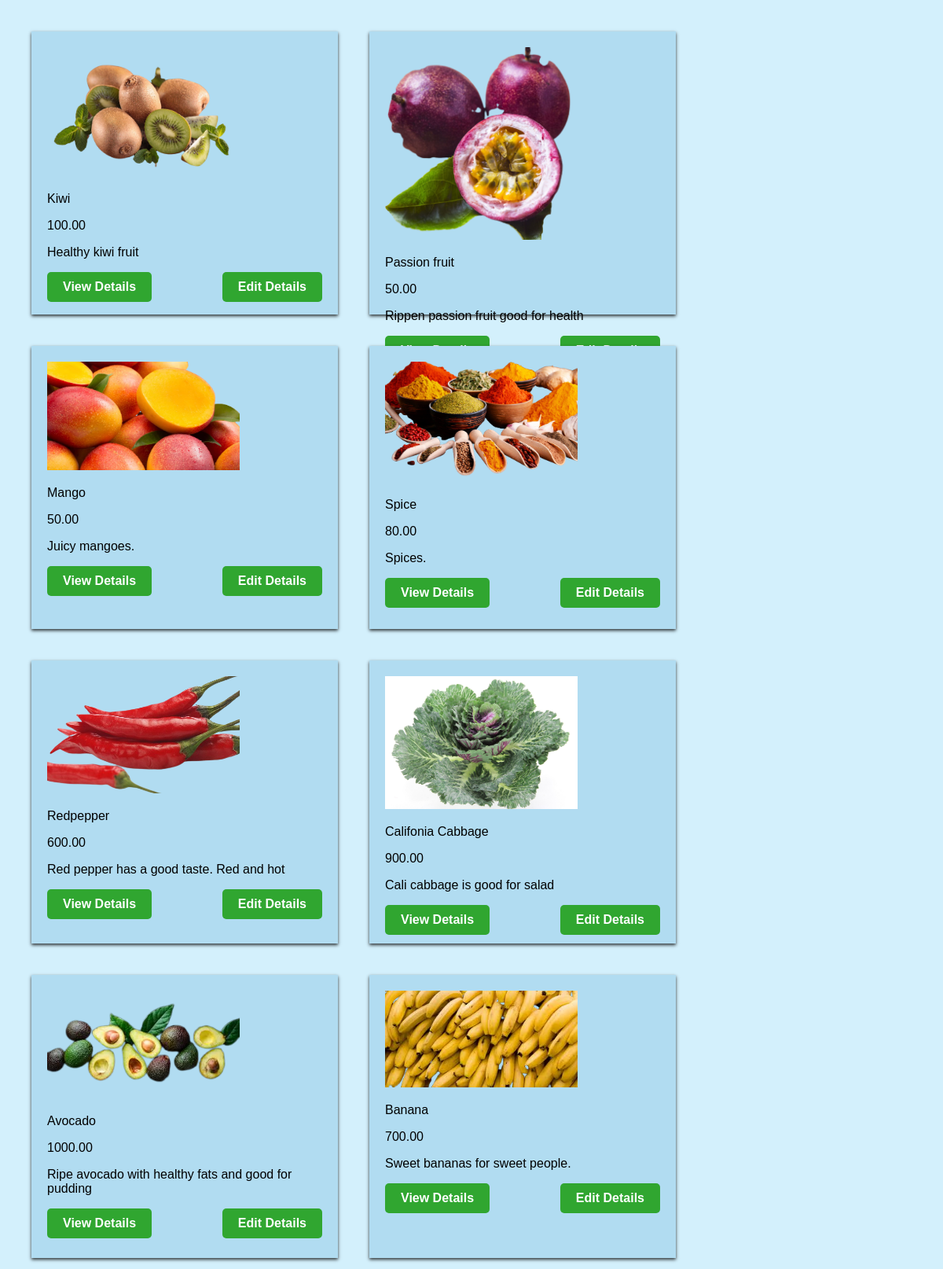
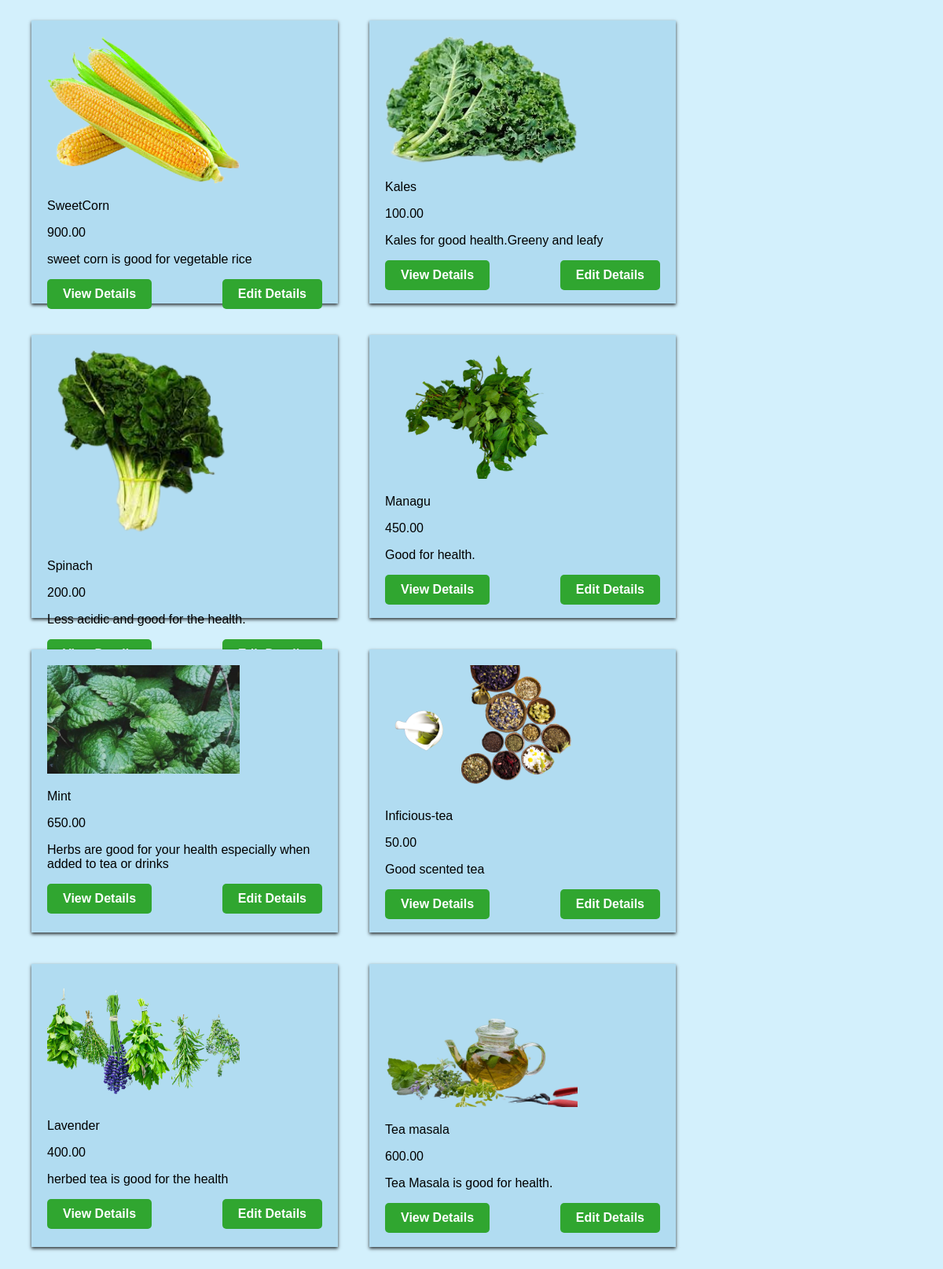
/inventory/products/list, run on the app's committed database (2 pictures, top to bottom).
### inventory/models.py (models this page shows)
class Product(models.Model):
    Vendor = models.ForeignKey(Vendor,null=True,on_delete=models.CASCADE)
    name=models.CharField(max_length=32)
    price=models.DecimalField(max_digits=8,decimal_places=2)
    description=models.TextField()
    image=models.ImageField(upload_to='images/')
    date_created=models.DateTimeField(auto_now_add=True)
    date_updated=models.DateTimeField(auto_now=True)
    stock=models.PositiveIntegerField()

### inventory/views.py (the view)
# urls.py: path("products/list",products_list_view,name ="products_list_view"),
def products_list_view(request):
    products = Product.objects.all()
    return render(request,"inventory/products_list.html",{"products":products})

### templates/inventory/products_list.html (shortened to what this page needs)
<!DOCTYPE html>
<html lang="en">
<head>
    </head>
    <body>
<div class="product-container">
        {% for product in products %}
        <div class="product">
            <img src="{{ product.image.url }}" alt="{{ product.title}}" class="images">
            <p class="product-title"> {{product.name}}</p>
            <p> {{product.price}}</p>
            <p> {{product.description}}</p>
            <div class="product-buttons">
                <a href="{% url 'product_detail_view' id=product.id %}">View Details</a>
                <a href="{% url 'product_update_view' id=product.id %}" class="edit">Edit Details</a>
        </div>
        </div>
        {% endfor%}
    </div>
</body>
</html>

### templates/inventory/products_list.html (style rules this page uses)
body { background-color: #d3f0fc; font-family: Arial, sans-serif; margin: 0; padding: 0; }
.product-container { display: flex; flex-wrap: wrap; padding: 20px; }
.product { border:none; width: 350px; height: 40vh; background-color: rgb(177, 220, 241); box-shadow: 0 2px 4px rgb(0.2, 0.2, 0.2, 0.8); margin: 20px; padding: 20px; justify-content: center; }
.product-buttons { display: flex; justify-content: space-between; }
.product-buttons a { padding: 10px 20px; text-decoration: none; border-radius: 5px; background-color: rgb(48, 166, 48); color: white; font-weight: 600; }
.images { width: 70%; }

### data on the page
Product: image (picture), name "Kiwi", price "100.00", description "Healthy kiwi fruit"
Product: image (picture), name "Passion fruit", price "50.00", description "Rippen passion fruit good for health"
Product: image (picture), name "Mango", price "50.00", description "Juicy mangoes."
Product: image (picture), name "Spice", price "80.00", description "Spices."
Product: image (picture), name "Redpepper", price "600.00", description "Red pepper has a good taste. Red and hot"
Product: image (picture), name "Califonia Cabbage", price "900.00", description "Cali cabbage is good for salad"
Product: image (picture), name "Avocado", price "1000.00", description "Ripe avocado with healthy fats and good for pudding"
Product: image (picture), name "Banana", price "700.00", description "Sweet bananas for sweet people."
Product: image (picture), name "SweetCorn", price "900.00", description "sweet corn is good for vegetable rice"
Product: image (picture), name "Kales", price "100.00", description "Kales for good health.Greeny and leafy"
Product: image (picture), name "Spinach", price "200.00", description "Less acidic and good for the health."
Product: image (picture), name "Managu", price "450.00", description "Good for health."
Product: image (picture), name "Mint", price "650.00", description "Herbs are good for your health especially when added to tea or drinks"
Product: image (picture), name "Inficious-tea", price "50.00", description "Good scented tea"
Product: image (picture), name "Lavender", price "400.00", description "herbed tea is good for the health"
Product: image (picture), name "Tea masala", price "600.00", description "Tea Masala is good for health."
